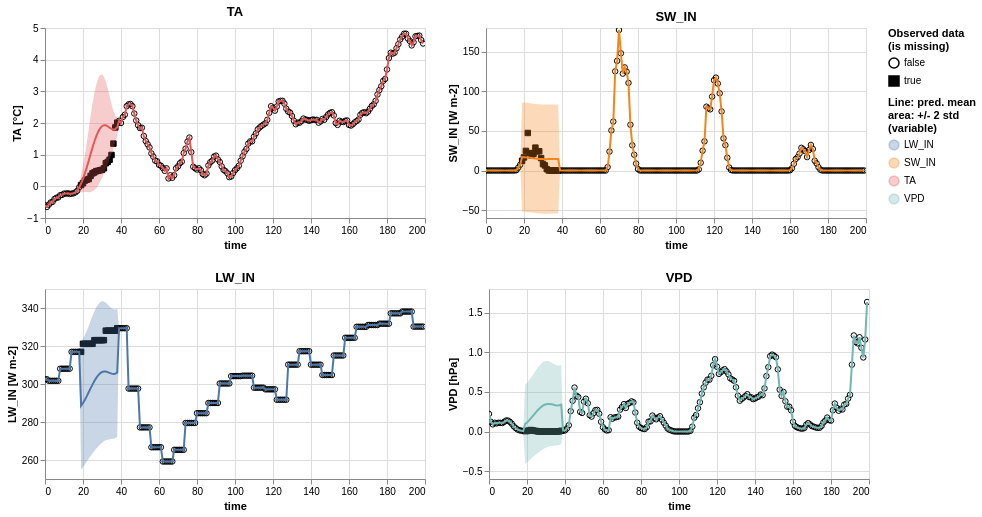

Specify this chart in Vega-Lite:
### Vega-Lite specification from a JSON file in a GitHub repository (floating-point values rounded to 4 significant figures; data arrays with more than 128 entries replaced by an {"elided": "..."} marker saying what was removed)
{"config": {"view": {"continuousWidth": 400, "continuousHeight": 300}}, "vconcat": [{"hconcat": [{"layer": [{"data": {"name": "data-04f5272b4ac706e04771805c81f2a567"}, "mark": {"type": "point", "color": "black", "fillOpacity": 1, "strokeWidth": 1}, "encoding": {"fill": {"field": "is_missing", "legend": {"title": ["Observed data", "(is missing)"]}, "scale": {"range": ["#ffffff00", "black"]}, "type": "nominal"}, "shape": {"field": "is_missing", "type": "nominal"}, "x": {"field": "time", "type": "quantitative"}, "y": {"field": "value", "scale": {"zero": false}, "title": "TA [°C]", "type": "quantitative"}}}, {"layer": [{"mark": "errorband", "encoding": {"color": {"field": "variable", "legend": {"title": ["Line: pred. mean", "area: +/- 2 std", "(variable)"]}, "type": "nominal"}, "tooltip": [{"field": "std", "format": ".4", "type": "quantitative"}, {"field": "mean", "format": ".4", "type": "quantitative"}], "x": {"field": "time", "type": "quantitative"}, "y": {"field": "err_low", "scale": {"zero": false}, "title": "TA [°C]", "type": "quantitative"}, "y2": {"field": "err_high"}}, "height": 190, "transform": [{"calculate": "datum.mean - 2 * datum.std", "as": "err_low"}, {"calculate": "datum.mean + 2 * datum.std", "as": "err_high"}], "width": 380}, {"mark": "line", "encoding": {"color": {"field": "variable", "type": "nominal"}, "x": {"field": "time", "type": "quantitative"}, "y": {"field": "mean", "scale": {"zero": false}, "title": "TA [°C]", "type": "quantitative"}}, "selection": {"selector009": {"type": "interval", "bind": "scales", "encodings": ["x"]}}, "title": "TA"}], "data": {"name": "data-4cad76a8a018c05de0d5e0bad5005488"}}]}, {"layer": [{"data": {"name": "data-76364e113dc839351ab8023315367eb1"}, "mark": {"type": "point", "color": "black", "fillOpacity": 1, "strokeWidth": 1}, "encoding": {"fill": {"field": "is_missing", "legend": {"title": ["Observed data", "(is missing)"]}, "scale": {"range": ["#ffffff00", "black"]}, "type": "nominal"}, "shape": {"field": "is_missing", "type": "nominal"}, "x": {"field": "time", "type": "quantitative"}, "y": {"field": "value", "scale": {"zero": false}, "title": "SW_IN [W m-2]", "type": "quantitative"}}}, {"layer": [{"mark": "errorband", "encoding": {"color": {"field": "variable", "legend": {"title": ["Line: pred. mean", "area: +/- 2 std", "(variable)"]}, "type": "nominal"}, "tooltip": [{"field": "std", "format": ".4", "type": "quantitative"}, {"field": "mean", "format": ".4", "type": "quantitative"}], "x": {"field": "time", "type": "quantitative"}, "y": {"field": "err_low", "scale": {"zero": false}, "title": "SW_IN [W m-2]", "type": "quantitative"}, "y2": {"field": "err_high"}}, "height": 190, "transform": [{"calculate": "datum.mean - 2 * datum.std", "as": "err_low"}, {"calculate": "datum.mean + 2 * datum.std", "as": "err_high"}], "width": 380}, {"mark": "line", "encoding": {"color": {"field": "variable", "type": "nominal"}, "x": {"field": "time", "type": "quantitative"}, "y": {"field": "mean", "scale": {"zero": false}, "title": "SW_IN [W m-2]", "type": "quantitative"}}, "selection": {"selector009": {"type": "interval", "bind": "scales", "encodings": ["x"]}}, "title": "SW_IN"}], "data": {"name": "data-62a44a78b4aa963a316549f721385c1c"}}]}]}, {"hconcat": [{"layer": [{"data": {"name": "data-31c0fc828f5db3ca30cc654afe7c2f5d"}, "mark": {"type": "point", "color": "black", "fillOpacity": 1, "strokeWidth": 1}, "encoding": {"fill": {"field": "is_missing", "legend": {"title": ["Observed data", "(is missing)"]}, "scale": {"range": ["#ffffff00", "black"]}, "type": "nominal"}, "shape": {"field": "is_missing", "type": "nominal"}, "x": {"field": "time", "type": "quantitative"}, "y": {"field": "value", "scale": {"zero": false}, "title": "LW_IN [W m-2]", "type": "quantitative"}}}, {"layer": [{"mark": "errorband", "encoding": {"color": {"field": "variable", "legend": {"title": ["Line: pred. mean", "area: +/- 2 std", "(variable)"]}, "type": "nominal"}, "tooltip": [{"field": "std", "format": ".4", "type": "quantitative"}, {"field": "mean", "format": ".4", "type": "quantitative"}], "x": {"field": "time", "type": "quantitative"}, "y": {"field": "err_low", "scale": {"zero": false}, "title": "LW_IN [W m-2]", "type": "quantitative"}, "y2": {"field": "err_high"}}, "height": 190, "transform": [{"calculate": "datum.mean - 2 * datum.std", "as": "err_low"}, {"calculate": "datum.mean + 2 * datum.std", "as": "err_high"}], "width": 380}, {"mark": "line", "encoding": {"color": {"field": "variable", "type": "nominal"}, "x": {"field": "time", "type": "quantitative"}, "y": {"field": "mean", "scale": {"zero": false}, "title": "LW_IN [W m-2]", "type": "quantitative"}}, "selection": {"selector009": {"type": "interval", "bind": "scales", "encodings": ["x"]}}, "title": "LW_IN"}], "data": {"name": "data-5ff8bd80171e09f5aae4f27ef7e7af9c"}}]}, {"layer": [{"data": {"name": "data-734427c45248bc6d218002fba48e54e6"}, "mark": {"type": "point", "color": "black", "fillOpacity": 1, "strokeWidth": 1}, "encoding": {"fill": {"field": "is_missing", "legend": {"title": ["Observed data", "(is missing)"]}, "scale": {"range": ["#ffffff00", "black"]}, "type": "nominal"}, "shape": {"field": "is_missing", "type": "nominal"}, "x": {"field": "time", "type": "quantitative"}, "y": {"field": "value", "scale": {"zero": false}, "title": "VPD [hPa]", "type": "quantitative"}}}, {"layer": [{"mark": "errorband", "encoding": {"color": {"field": "variable", "legend": {"title": ["Line: pred. mean", "area: +/- 2 std", "(variable)"]}, "type": "nominal"}, "tooltip": [{"field": "std", "format": ".4", "type": "quantitative"}, {"field": "mean", "format": ".4", "type": "quantitative"}], "x": {"field": "time", "type": "quantitative"}, "y": {"field": "err_low", "scale": {"zero": false}, "title": "VPD [hPa]", "type": "quantitative"}, "y2": {"field": "err_high"}}, "height": 190, "transform": [{"calculate": "datum.mean - 2 * datum.std", "as": "err_low"}, {"calculate": "datum.mean + 2 * datum.std", "as": "err_high"}], "width": 380}, {"mark": "line", "encoding": {"color": {"field": "variable", "type": "nominal"}, "x": {"field": "time", "type": "quantitative"}, "y": {"field": "mean", "scale": {"zero": false}, "title": "VPD [hPa]", "type": "quantitative"}}, "selection": {"selector009": {"type": "interval", "bind": "scales", "encodings": ["x"]}}, "title": "VPD"}], "data": {"name": "data-8ea5c930422aa7b0895c57f08651382d"}}]}]}, {"hconcat": []}, {"hconcat": []}, {"hconcat": []}, {"hconcat": []}, {"hconcat": []}, {"hconcat": []}, {"hconcat": []}, {"hconcat": []}, {"hconcat": []}, {"hconcat": []}, {"hconcat": []}, {"hconcat": []}, {"hconcat": []}, {"hconcat": []}, {"hconcat": []}, {"hconcat": []}, {"hconcat": []}, {"hconcat": []}, {"hconcat": []}, {"hconcat": []}, {"hconcat": []}, {"hconcat": []}, {"hconcat": []}, {"hconcat": []}, {"hconcat": []}, {"hconcat": []}, {"hconcat": []}, {"hconcat": []}, {"hconcat": []}, {"hconcat": []}, {"hconcat": []}, {"hconcat": []}, {"hconcat": []}, {"hconcat": []}, {"hconcat": []}, {"hconcat": []}, {"hconcat": []}, {"hconcat": []}, {"hconcat": []}, {"hconcat": []}, {"hconcat": []}, {"hconcat": []}, {"hconcat": []}, {"hconcat": []}, {"hconcat": []}, {"hconcat": []}, {"hconcat": []}, {"hconcat": []}, {"hconcat": []}, {"hconcat": []}, {"hconcat": []}, {"hconcat": []}, {"hconcat": []}, {"hconcat": []}, {"hconcat": []}, {"hconcat": []}, {"hconcat": []}, {"hconcat": []}, {"hconcat": []}, {"hconcat": []}, {"hconcat": []}, {"hconcat": []}, {"hconcat": []}, {"hconcat": []}, {"hconcat": []}, {"hconcat": []}, {"hconcat": []}, {"hconcat": []}, {"hconcat": []}, {"hconcat": []}, {"hconcat": []}, {"hconcat": []}, {"hconcat": []}, {"hconcat": []}, {"hconcat": []}, {"hconcat": []}, {"hconcat": []}, {"hconcat": []}, {"hconcat": []}, {"hconcat": []}, {"hconcat": []}, {"hconcat": []}, {"hconcat": []}, {"hconcat": []}, {"hconcat": []}, {"hconcat": []}, {"hconcat": []}, {"hconcat": []}, {"hconcat": []}, {"hconcat": []}, {"hconcat": []}, {"hconcat": []}, {"hconcat": []}, {"hconcat": []}, {"hconcat": []}, {"hconcat": []}, {"hconcat": []}, {"hconcat": []}, {"hconcat": []}, {"hconcat": []}, {"hconcat": []}, {"hconcat": []}, {"hconcat": []}, {"hconcat": []}, {"hconcat": []}, {"hconcat": []}, {"hconcat": []}, {"hconcat": []}, {"hconcat": []}, {"hconcat": []}, {"hconcat": []}, {"hconcat": []}, {"hconcat": []}, {"hconcat": []}, {"hconcat": []}, {"hconcat": []}, {"hconcat": []}, {"hconcat": []}, {"hconcat": []}, {"hconcat": []}, {"hconcat": []}, {"hconcat": []}, {"hconcat": []}, {"hconcat": []}, {"hconcat": []}, {"hconcat": []}, {"hconcat": []}, {"hconcat": []}, {"hconcat": []}, {"hconcat": []}, {"hconcat": []}, {"hconcat": []}, {"hconcat": []}, {"hconcat": []}, {"hconcat": []}, {"hconcat": []}, {"hconcat": []}, {"hconcat": []}, {"hconcat": []}, {"hconcat": []}, {"hconcat": []}, {"hconcat": []}, {"hconcat": []}, {"hconcat": []}, {"hconcat": []}, {"hconcat": []}, {"hconcat": []}, {"hconcat": []}, {"hconcat": []}, {"hconcat": []}, {"hconcat": []}, {"hconcat": []}, {"hconcat": []}, {"hconcat": []}, {"hconcat": []}, {"hconcat": []}, {"hconcat": []}, {"hconcat": []}, {"hconcat": []}, {"hconcat": []}, {"hconcat": []}, {"hconcat": []}, {"hconcat": []}, {"hconcat": []}, {"hconcat": []}, {"hconcat": []}, {"hconcat": []}, {"hconcat": []}, {"hconcat": []}, {"hconcat": []}, {"hconcat": []}, {"hconcat": []}, {"hconcat": []}, {"hconcat": []}, {"hconcat": []}, {"hconcat": []}, {"hconcat": []}, {"hconcat": []}, {"hconcat": []}, {"hconcat": []}, {"hconcat": []}, {"hconcat": []}, {"hconcat": []}, {"hconcat": []}, {"hconcat": []}, {"hconcat": []}, {"hconcat": []}, {"hconcat": []}, {"hconcat": []}, {"hconcat": []}, {"hconcat": []}, {"hconcat": []}, {"hconcat": []}, {"hconcat": []}, {"hconcat": []}, {"hconcat": []}, {"hconcat": []}, {"hconcat": []}, {"hconcat": []}, {"hconcat": []}, {"hconcat": []}, {"hconcat": []}, {"hconcat": []}, {"hconcat": []}, {"hconcat": []}, {"hconcat": []}, {"hconcat": []}, {"hconcat": []}, {"hconcat": []}, {"hconcat": []}, {"hconcat": []}, {"hconcat": []}, {"hconcat": []}, {"hconcat": []}, {"hconcat": []}, {"hconcat": []}, {"hconcat": []}, {"hconcat": []}, {"hconcat": []}, {"hconcat": []}, {"hconcat": []}, {"hconcat": []}, {"hconcat": []}, {"hconcat": []}, {"hconcat": []}, {"hconcat": []}, {"hconcat": []}, {"hconcat": []}, {"hconcat": []}, {"hconcat": []}, {"hconcat": []}, {"hconcat": []}, {"hconcat": []}, {"hconcat": []}, {"hconcat": []}, {"hconcat": []}, {"hconcat": []}, {"hconcat": []}, {"hconcat": []}, {"hconcat": []}, {"hconcat": []}, {"hconcat": []}, {"hconcat": []}, {"hconcat": []}, {"hconcat": []}, {"hconcat": []}, {"hconcat": []}, {"hconcat": []}, {"hconcat": []}, {"hconcat": []}, {"hconcat": []}, {"hconcat": []}, {"hconcat": []}, {"hconcat": []}, {"hconcat": []}, {"hconcat": []}, {"hconcat": []}, {"hconcat": []}, {"hconcat": []}, {"hconcat": []}, {"hconcat": []}, {"hconcat": []}, {"hconcat": []}, {"hconcat": []}, {"hconcat": []}, {"hconcat": []}, {"hconcat": []}, {"hconcat": []}, {"hconcat": []}, {"hconcat": []}, {"hconcat": []}, {"hconcat": []}, {"hconcat": []}, {"hconcat": []}, {"hconcat": []}, {"hconcat": []}, {"hconcat": []}, {"hconcat": []}, {"hconcat": []}, {"hconcat": []}, {"hconcat": []}, {"hconcat": []}, {"hconcat": []}, {"hconcat": []}, {"hconcat": []}, {"hconcat": []}, {"hconcat": []}, {"hconcat": []}, {"hconcat": []}, {"hconcat": []}, {"hconcat": []}, {"hconcat": []}, {"hconcat": []}, {"hconcat": []}, {"hconcat": []}, {"hconcat": []}, {"hconcat": []}, {"hconcat": []}, {"hconcat": []}, {"hconcat": []}, {"hconcat": []}, {"hconcat": []}, {"hconcat": []}, {"hconcat": []}, {"hconcat": []}, {"hconcat": []}, {"hconcat": []}, {"hconcat": []}, {"hconcat": []}, {"hconcat": []}, {"hconcat": []}, {"hconcat": []}, {"hconcat": []}, {"hconcat": []}, {"hconcat": []}, {"hconcat": []}, {"hconcat": []}, {"hconcat": []}, {"hconcat": []}, {"hconcat": []}, {"hconcat": []}, {"hconcat": []}, {"hconcat": []}, {"hconcat": []}, {"hconcat": []}, {"hconcat": []}, {"hconcat": []}, {"hconcat": []}, {"hconcat": []}, {"hconcat": []}, {"hconcat": []}, {"hconcat": []}, {"hconcat": []}, {"hconcat": []}, {"hconcat": []}, {"hconcat": []}, {"hconcat": []}, {"hconcat": []}, {"hconcat": []}, {"hconcat": []}, {"hconcat": []}, {"hconcat": []}, {"hconcat": []}, {"hconcat": []}, {"hconcat": []}, {"hconcat": []}, {"hconcat": []}, {"hconcat": []}, {"hconcat": []}, {"hconcat": []}, {"hconcat": []}, {"hconcat": []}, {"hconcat": []}, {"hconcat": []}, {"hconcat": []}, {"hconcat": []}, {"hconcat": []}, {"hconcat": []}, {"hconcat": []}, {"hconcat": []}, {"hconcat": []}, {"hconcat": []}, {"hconcat": []}, {"hconcat": []}, {"hconcat": []}, {"hconcat": []}, {"hconcat": []}, {"hconcat": []}, {"hconcat": []}, {"hconcat": []}, {"hconcat": []}, {"hconcat": []}, {"hconcat": []}, {"hconcat": []}, {"hconcat": []}, {"hconcat": []}, {"hconcat": []}, {"hconcat": []}, {"hconcat": []}, {"hconcat": []}, {"hconcat": []}, {"hconcat": []}, {"hconcat": []}, {"hconcat": []}, {"hconcat": []}, {"hconcat": []}, {"hconcat": []}, {"hconcat": []}, {"hconcat": []}, {"hconcat": []}, {"hconcat": []}, {"hconcat": []}, {"hconcat": []}, {"hconcat": []}, {"hconcat": []}, {"hconcat": []}, {"hconcat": []}, {"hconcat": []}], "$schema": "https://vega.github.io/schema/vega-lite/v4.17.0.json", "datasets": {"data-04f5272b4ac706e04771805c81f2a567": {"elided": "200 records"}, "data-4cad76a8a018c05de0d5e0bad5005488": {"elided": "200 records"}, "data-76364e113dc839351ab8023315367eb1": {"elided": "200 records"}, "data-62a44a78b4aa963a316549f721385c1c": {"elided": "200 records"}, "data-31c0fc828f5db3ca30cc654afe7c2f5d": {"elided": "200 records"}, "data-5ff8bd80171e09f5aae4f27ef7e7af9c": {"elided": "200 records"}, "data-734427c45248bc6d218002fba48e54e6": {"elided": "200 records"}, "data-8ea5c930422aa7b0895c57f08651382d": {"elided": "200 records"}}}
